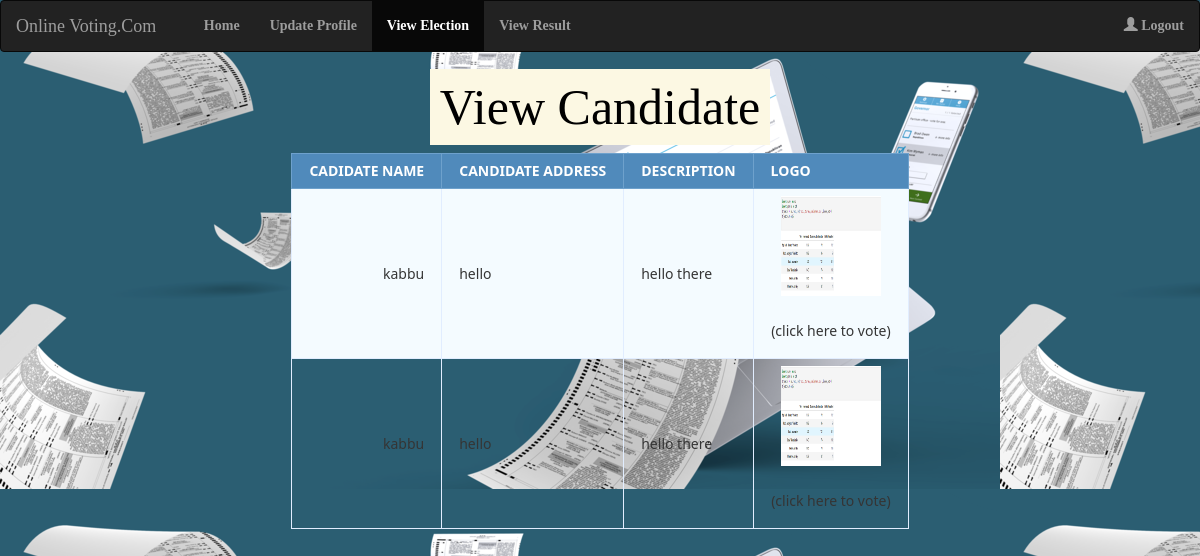
The app's page /UView_Can.php?name=Pradesh (signed in) with its own data.
### tables this page shows
CREATE TABLE `candidate` (
  `candidateid` int(11) NOT NULL,
  `candidatename` varchar(50) NOT NULL,
  `candidateemail` varchar(50) NOT NULL,
  `candidatephn` varchar(50) NOT NULL,
  `candidateadd` varchar(70) NOT NULL,
  `description` longtext NOT NULL,
  `image` varchar(60) NOT NULL,
  `election_name` varchar(65) NOT NULL
);

### UView_Can.php (the view, shortened to what this page needs)
<!DOCTYPE html>
<html lang="en">
<head>
 <link rel="stylesheet" href="bootstrap/css/bootstrap.min.css">
</head>
<body>
  <nav class="navbar navbar-inverse">
    <div class="container-fluid">
      <div class="navbar-header">
       <a class="navbar-brand" href="Home.php">Online Voting.Com</a>
     </div>
     <ul class="nav navbar-nav">
      <li><a href="UserAccount.php"><b>&nbsp&nbsp&nbsp&nbsp Home</b></a></li>
      <li><a href="UserUpdate.php"><b>Update Profile</b></a></li>
      <li class="active"><a href="UViewElection.php"><b>View Election</b></a></li>
      <li><a href="UViewResult.php"><b>View Result</b></a></li>
    </ul>
    <ul class="nav navbar-nav navbar-right">
      <li><a href="UserLogout.php"><span class="glyphicon glyphicon-user"></span> <b>Logout</b></a></li>
    </ul>
  </div>
</nav>
<p id="heading"><mark> View Candidate</mark></p>
<table  class="data-table">
  <thead>
    <tr>
      <th>Cadidate Name</th>
      <th>Candidate Address</th>
      <th>Description</th>
      <th>Logo</th>
    </tr>
  </thead>
  <tbody>
    <?php
    $name = $_GET['name'];
    include 'ConnectionPage.php';
    $sql= "select * from candidate where election_name='$name';";
    if ($result=mysqli_query($conn,$sql))
    {
      foreach ($result as $add ) {
        echo '<tr><td>'.$add['candidatename'].'</td>';
        echo '<td>'.$add['candidateadd'].'</td>';
        echo '<td>'.$add["description"].'</td>';
        echo '<td >
        <form action="vote.php?name='.$name.'" method="POST">
        <input type="hidden" name="can_id" value="'.$add['candidateid'].'">
        <input type="image"  src="c_image/'.$add['image'].'" height="100px" width="100px;">
        </form><br><p font-size="14px"> (click here to vote)</p></button>
        </td></tr>';
      }
    }
  else{
    mysqli_close($conn);
  }
  ?>
</tbody>
</body>
</html>

### UView_Can.php (style rules this page uses)
body { background-image: url("Image/bguser.png"); font-family: Agency FB; }
form { margin: 0px 10px; }
table { margin: auto; font-family: "Lucida Sans Unicode", "Lucida Grande", "Segoe Ui"; font-size: 12px; }
.data-table { border-collapse: collapse; font-size: 14px; min-width: 537px; }
.data-table th, .data-table td { border: 1px solid #e1edff; padding: 7px 17px; }
.data-table thead th { background-color: #508abb; color: #FFFFFF; border-color: #6ea1cc !important; text-transform: uppercase; }
.data-table tbody td { color: #353535; }
.data-table tbody td:first-child, .data-table tbody td:nth-child(4), .data-table tbody td:last-child { text-align: right; }
.data-table tbody tr:nth-child(odd) td { background-color: #f4fbff; }
#heading { text-align:center; margin-top:10px; font-size:50px; color:#228B22; }

### records on screen
candidate: candidatename "kabbu", candidateadd "hello", description "hello there"
candidate: candidatename "kabbu", candidateadd "hello", description "hello there"
